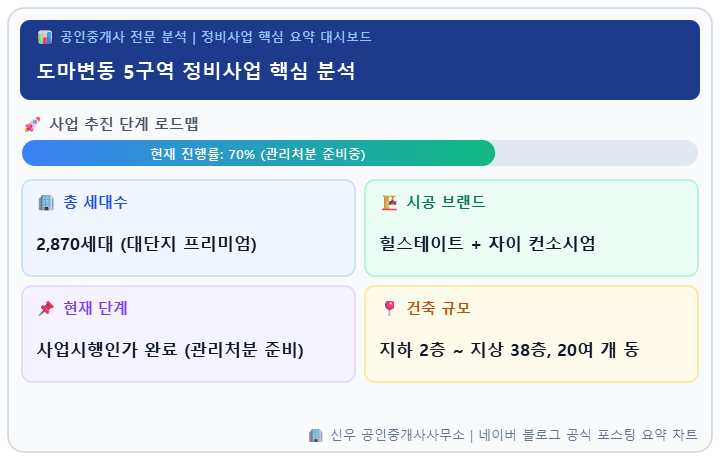

The script that saved this image:
import sys
import os
sys.path.insert(0, ".")
sys.stdout.reconfigure(encoding='utf-8')
from PyQt6.QtWidgets import QApplication
from PyQt6.QtGui import QImage, QPainter, QColor, QFont, QPen, QBrush, QLinearGradient
from PyQt6.QtCore import Qt, QRectF

app = QApplication(sys.argv)

def create_rich_chart_card(title, zone_info, office_name="신우 공인중개사사무소"):
    width = 720
    height = 460

    img = QImage(width, height, QImage.Format.Format_ARGB32)
    img.fill(QColor("#FFFFFF"))

    p = QPainter(img)
    p.setRenderHint(QPainter.RenderHint.Antialiasing)
    p.setRenderHint(QPainter.RenderHint.TextAntialiasing)

    # 1. 배경 카드
    card_rect = QRectF(8, 8, width - 16, height - 16)
    p.setBrush(QColor("#F8FAFC"))
    p.setPen(QPen(QColor("#CBD5E1"), 1.5))
    p.drawRoundedRect(card_rect, 16, 16)

    # 2. 상단 헤더 배너
    banner_rect = QRectF(20, 20, width - 40, 80)
    p.setBrush(QColor("#1E3A8A"))
    p.setPen(Qt.PenStyle.NoPen)
    p.drawRoundedRect(banner_rect, 10, 10)

    p.setPen(QColor("#93C5FD"))
    p.setFont(QFont("Malgun Gothic", 10, QFont.Weight.Bold))
    p.drawText(QRectF(36, 28, width - 72, 20), Qt.AlignmentFlag.AlignLeft, "📊 공인중개사 전문 분석 | 정비사업 핵심 요약 대시보드")

    p.setPen(QColor("#FFFFFF"))
    p.setFont(QFont("Malgun Gothic", 15, QFont.Weight.Bold))
    p.drawText(QRectF(36, 50, width - 72, 40), Qt.AlignmentFlag.AlignLeft | Qt.AlignmentFlag.AlignVCenter, title[:30])

    # 3. 사업 추진 단계 로드맵 바 (5단계 프로그레스 게이지)
    step_y = 114
    p.setPen(QColor("#475569"))
    p.setFont(QFont("Malgun Gothic", 11, QFont.Weight.Bold))
    p.drawText(QRectF(22, step_y, width - 44, 22), Qt.AlignmentFlag.AlignLeft, "🚀 사업 추진 단계 로드맵")

    # 프로그레스 바 배경
    bar_y = step_y + 26
    bar_rect = QRectF(22, bar_y, width - 44, 26)
    p.setBrush(QColor("#E2E8F0"))
    p.setPen(Qt.PenStyle.NoPen)
    p.drawRoundedRect(bar_rect, 13, 13)

    # 진행률 채우기
    progress_val = zone_info.get("progress", 70)
    fill_w = (width - 44) * (progress_val / 100.0)
    fill_rect = QRectF(22, bar_y, fill_w, 26)
    fill_grad = QLinearGradient(22, bar_y, 22 + fill_w, bar_y)
    fill_grad.setColorAt(0.0, QColor("#3B82F6"))
    fill_grad.setColorAt(1.0, QColor("#10B981"))
    p.setBrush(QBrush(fill_grad))
    p.drawRoundedRect(fill_rect, 13, 13)

    p.setPen(QColor("#FFFFFF"))
    p.setFont(QFont("Malgun Gothic", 10, QFont.Weight.Bold))
    p.drawText(fill_rect, Qt.AlignmentFlag.AlignCenter, f"현재 진행률: {progress_val}% ({zone_info.get('stage_name', '관리처분 준비중')})")

    # 4. 4대 핵심 지표 2x2 카드 그리드
    grid_y = 180
    box_w = (width - 54) / 2
    box_h = 96

    metrics = [
        ("🏢 총 세대수", zone_info.get("units", "약 2,870세대"), "#1D4ED8", "#EFF6FF", "#BFDBFE"),
        ("🏗️ 시공 브랜드", zone_info.get("builder", "현대건설 & GS건설"), "#047857", "#ECFDF5", "#A7F3D0"),
        ("📌 현재 단계", zone_info.get("stage", "사업시행인가 완료"), "#7C3AED", "#F5F3FF", "#DDD6FE"),
        ("📍 건축 규모", zone_info.get("scale", "지하 2층 ~ 지상 38층"), "#B45309", "#FFFBEB", "#FDE68A"),
    ]

    for idx, (label, val, text_color, bg_color, border_color) in enumerate(metrics):
        r = idx // 2
        c = idx % 2
        bx = 22 + c * (box_w + 10)
        by = grid_y + r * (box_h + 10)
        b_rect = QRectF(bx, by, box_w, box_h)

        p.setBrush(QColor(bg_color))
        p.setPen(QPen(QColor(border_color), 1.5))
        p.drawRoundedRect(b_rect, 10, 10)

        # 라벨
        p.setPen(QColor(text_color))
        p.setFont(QFont("Malgun Gothic", 11, QFont.Weight.Bold))
        p.drawText(QRectF(bx + 14, by + 12, box_w - 28, 22), Qt.AlignmentFlag.AlignLeft, label)

        # 값 (크고 굵은 폰트)
        p.setPen(QColor("#0F172A"))
        p.setFont(QFont("Malgun Gothic", 13, QFont.Weight.Bold))
        val_text = val if len(val) <= 24 else val[:23] + "..."
        p.drawText(QRectF(bx + 14, by + 40, box_w - 28, 44), Qt.AlignmentFlag.AlignLeft | Qt.AlignmentFlag.AlignVCenter, val_text)

    # 5. 하단 푸터
    footer_rect = QRectF(22, height - 38, width - 44, 24)
    p.setPen(QColor("#64748B"))
    p.setFont(QFont("Malgun Gothic", 10, QFont.Weight.Normal))
    p.drawText(footer_rect, Qt.AlignmentFlag.AlignRight | Qt.AlignmentFlag.AlignVCenter, f"🏢 {office_name} | 네이버 블로그 공식 포스팅 요약 차트")

    p.end()
    return img

zone_info = {
    "units": "2,870세대 (대단지 프리미엄)",
    "builder": "힐스테이트 + 자이 컨소시엄",
    "stage": "사업시행인가 완료 (관리처분 준비)",
    "stage_name": "관리처분 준비중",
    "progress": 70,
    "scale": "지하 2층 ~ 지상 38층, 20여 개 동"
}
chart = create_rich_chart_card("도마변동 5구역 정비사업 핵심 분석", zone_info)
chart.save("scratch/test_rich_chart.png")
print("Saved scratch/test_rich_chart.png, size:", chart.width(), chart.height())
